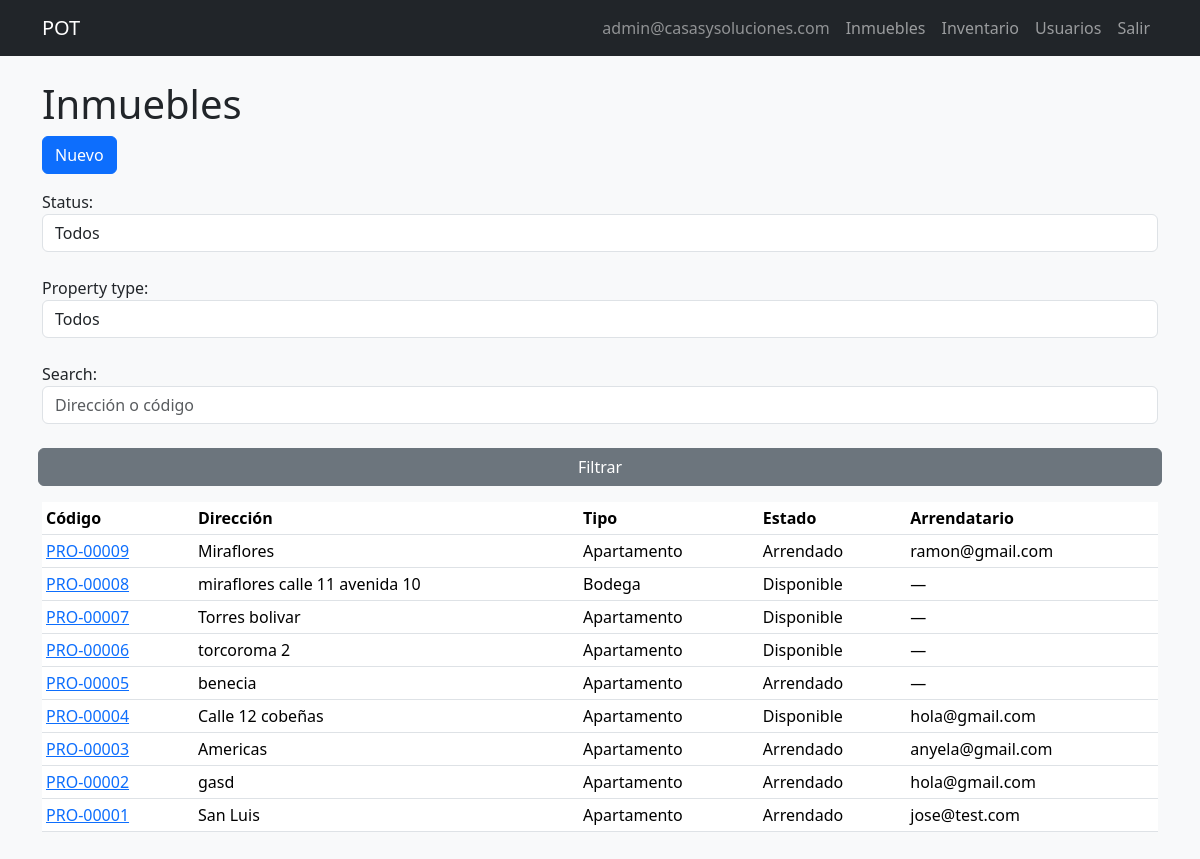
The app's page /properties/ (signed in), older data.
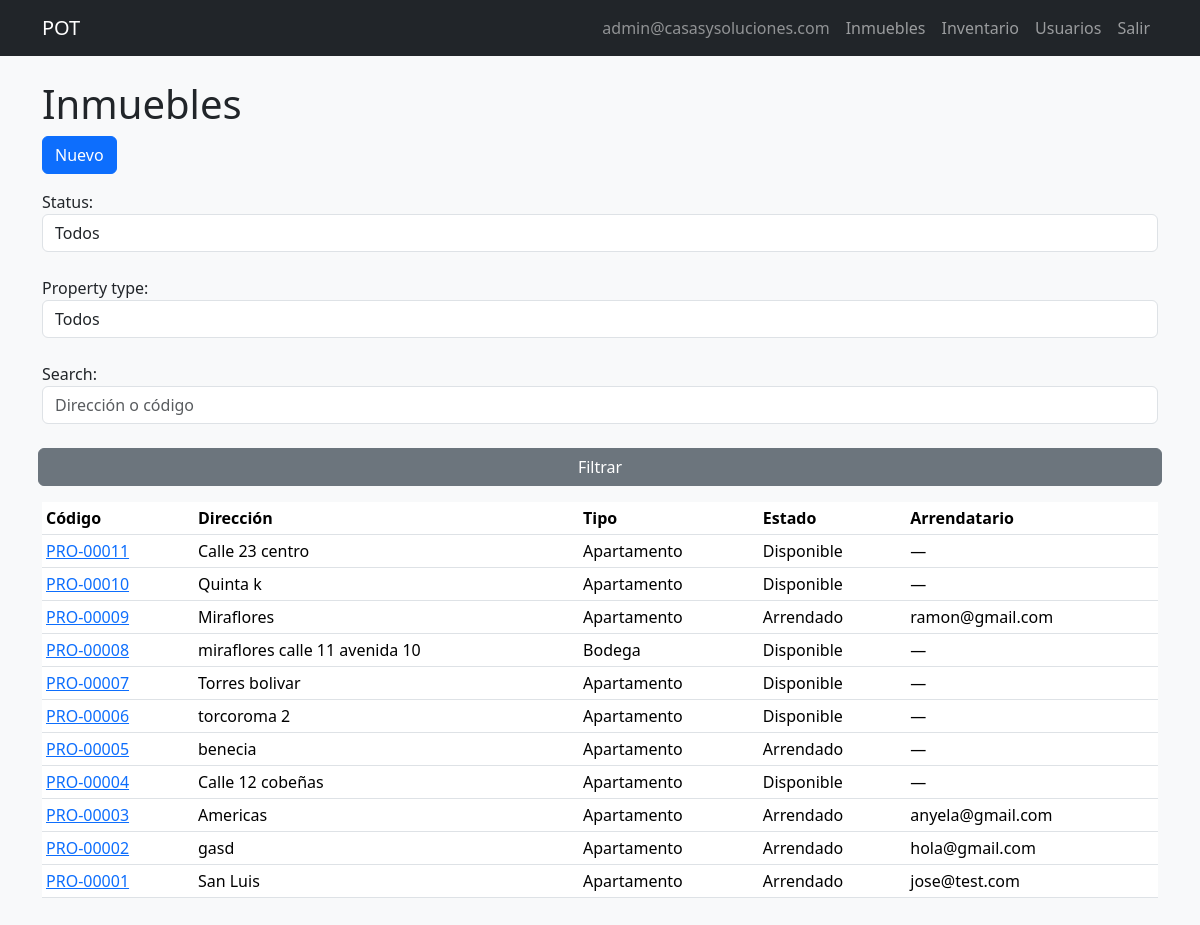
The same page, newer data.
### pot/models.py (models this page shows, shortened)
class Property(models.Model):
    class Type(models.TextChoices):
        APARTMENT = 'APARTMENT', 'Apartamento'
        HOUSE = 'HOUSE', 'Casa'
        LOCAL = 'LOCAL', 'Local comercial'
        WAREHOUSE = 'WAREHOUSE', 'Bodega'
    class Status(models.TextChoices):
        AVAILABLE = 'AVAILABLE', 'Disponible'
        RENTED = 'RENTED', 'Arrendado'
        MAINTENANCE = 'MAINTENANCE', 'En mantenimiento'
    code = models.CharField(max_length=20, unique=True)
    address = models.CharField(max_length=255, unique=True)
    city = models.CharField(max_length=100, blank=True, default='')
    building_name = models.CharField(max_length=150, blank=True, default='')
    unit_label = models.CharField(max_length=50, blank=True, default='')
    cover_image = models.ImageField(upload_to='properties/covers/%Y/%m/', blank=True, null=True, max_length=255)
    type = models.CharField(max_length=20, choices=Type.choices)
    owner_name = models.CharField(max_length=150)
    status = models.CharField(max_length=20, choices=Status.choices, default=Status.AVAILABLE)
    is_active = models.BooleanField(default=True)
    price = models.DecimalField(max_digits=12, decimal_places=2, default=0)
    rooms = models.IntegerField(null=True, blank=True)
    bathrooms = models.IntegerField(null=True, blank=True)
    living_rooms = models.IntegerField(null=True, blank=True)
    kitchens = models.IntegerField(null=True, blank=True)
    garages = models.IntegerField(null=True, blank=True)
    is_commercial = models.BooleanField(default=False)
    in_complex = models.BooleanField(default=False)
    admin_included = models.BooleanField(default=False)
    admin_value = models.DecimalField(max_digits=12, decimal_places=2, null=True, blank=True)
    google_maps_link = models.CharField(max_length=1000, null=True, blank=True)
    description = models.TextField(blank=True, null=True)
    observations = models.TextField(blank=True, null=True)
    created_at = models.DateTimeField(auto_now_add=True)
    updated_at = models.DateTimeField(auto_now=True)
    created_by = models.ForeignKey(
        CustomUser,
        on_delete=models.SET_NULL,
        null=True,
        blank=True,
        related_name='properties_created',
    )
    class Meta:
        ordering = ['-created_at']
        verbose_name_plural = 'properties'
    def get_active_tenant(self):
        assoc = (
            self.tenant_associations.filter(dissociated_at__isnull=True)
            .select_related('user')
            .first()
        )
        return assoc.user if assoc else None

class CustomUser(AbstractUser):
    class Role(models.TextChoices):
        ADMIN = 'ADMIN', 'Administrador'
        ASSISTANT = 'ASSISTANT', 'Asistente Administrativo'
        TENANT = 'TENANT', 'Arrendatario'
        TECHNICIAN = 'TECHNICIAN', 'Técnico'
    class DocumentType(models.TextChoices):
        CC = 'CC', 'Cédula de ciudadanía'
        CE = 'CE', 'Cédula de extranjería'
        PASSPORT = 'PASSPORT', 'Pasaporte'
        NIT = 'NIT', 'NIT'
    username = models.CharField(max_length=150, unique=True, blank=True)
    email = models.EmailField(unique=True)
    phone = models.CharField(max_length=20, default='')
    public_code = models.CharField(max_length=20, unique=True, blank=True, null=True)
    document_type = models.CharField(
        max_length=20,
        choices=DocumentType.choices,
        blank=True,
        default='',
    )
    document_number = models.CharField(max_length=30, unique=True, blank=True, null=True)
    avatar = models.ImageField(upload_to='avatars/%Y/%m/', blank=True, null=True, max_length=255)
    role = models.CharField(max_length=20, choices=Role.choices, default=Role.TENANT)
    password_changed = models.BooleanField(default=False)
    password_reset_token = models.CharField(max_length=255, null=True, blank=True)
    password_reset_expires = models.DateTimeField(null=True, blank=True)
    login_attempts = models.PositiveIntegerField(default=0)
    login_locked_until = models.DateTimeField(null=True, blank=True)
    created_at = models.DateTimeField(auto_now_add=True)
    updated_at = models.DateTimeField(auto_now=True)
    USERNAME_FIELD = 'email'
    REQUIRED_FIELDS = []
    objects = CustomUserManager()
    class Meta:
        ordering = ['-created_at']
    def is_staff_operative(self):
        return self.role in (self.Role.ADMIN, self.Role.ASSISTANT)

### pot/views.py (the view)
# urls.py: path('properties/', views.PropertyListView.as_view(), name='property_list'),
class PropertyListView(StaffOperativeRequiredMixin, ListView):
    model = Property
    template_name = 'properties/property_list.html'
    context_object_name = 'properties'
    paginate_by = 20
    def get_queryset(self):
        qs = Property.objects.all().order_by('-created_at')
        form = PropertyFilterForm(self.request.GET)
        if form.is_valid():
            if form.cleaned_data.get('status'):
                qs = qs.filter(status=form.cleaned_data['status'])
            if form.cleaned_data.get('property_type'):
                qs = qs.filter(type=form.cleaned_data['property_type'])
            s = (form.cleaned_data.get('search') or '').strip()
            if s:
                qs = qs.filter(models.Q(address__icontains=s) | models.Q(code__icontains=s))
        return qs
    def get_context_data(self, **kwargs):
        ctx = super().get_context_data(**kwargs)
        ctx['filter_form'] = PropertyFilterForm(self.request.GET)
        return ctx

### pot/forms.py
class PropertyFilterForm(forms.Form):
    status = forms.ChoiceField(
        choices=[('', 'Todos')] + list(Property.Status.choices),
        required=False,
        widget=forms.Select(attrs={'class': 'form-control'}),
    )
    property_type = forms.ChoiceField(
        choices=[('', 'Todos')] + list(Property.Type.choices),
        required=False,
        widget=forms.Select(attrs={'class': 'form-control'}),
    )
    search = forms.CharField(
        required=False,
        widget=forms.TextInput(attrs={'class': 'form-control', 'placeholder': 'Dirección o código'}),
    )

### pot/views.py (called while the page is built)
    def test_func(self):
        u = self.request.user
        return u.is_staff_operative()

### templates/properties/property_list.html (shortened to what this page needs)
{% extends 'base.html' %}
{% block content %}
<h1>Inmuebles</h1>
<p><a href="{% url 'pot:property_create' %}" class="btn btn-primary">Nuevo</a></p>
<form method="get" class="row g-2 mb-3">{{ filter_form.as_p }}<button type="submit" class="btn btn-secondary">Filtrar</button></form>
<table class="table table-sm">
<thead><tr><th>Código</th><th>Dirección</th><th>Tipo</th><th>Estado</th><th>Arrendatario</th></tr></thead>
<tbody>
{% for p in properties %}
<tr>
<td><a href="{% url 'pot:property_detail' p.id %}">{{ p.code }}</a></td>
<td>{{ p.address }}</td>
<td>{{ p.get_type_display }}</td>
<td>{{ p.get_status_display }}</td>
<td>{% with t=p.get_active_tenant %}{{ t.email|default:"—" }}{% endwith %}</td>
</tr>
{% endfor %}
</tbody>
</table>
{% endblock %}

Row changes from the older to the newer data that the page shows:
added Property: code "PRO-00011", address "Calle 23 centro", type "Apartamento", status "Disponible", get_active_tenant.email "—"
added Property: code "PRO-00010", address "Quinta k", type "Apartamento", status "Disponible", get_active_tenant.email "—"
changed Property "PRO-00004": get_active_tenant.email "hola@gmail.com" → "—"
